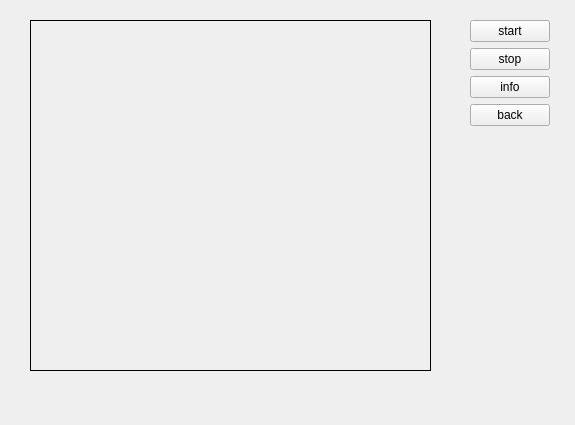
<?xml version="1.0" encoding="UTF-8"?>
<ui version="4.0">
 <class>backupview</class>
 <widget class="QWidget" name="backupview">
  <property name="geometry">
   <rect>
    <x>0</x>
    <y>0</y>
    <width>575</width>
    <height>425</height>
   </rect>
  </property>
  <property name="windowTitle">
   <string>Form</string>
  </property>
  <widget class="QLabel" name="image_label">
   <property name="geometry">
    <rect>
     <x>30</x>
     <y>20</y>
     <width>401</width>
     <height>351</height>
    </rect>
   </property>
   <property name="styleSheet">
    <string notr="true"/>
   </property>
   <property name="frameShape">
    <enum>QFrame::Box</enum>
   </property>
   <property name="text">
    <string/>
   </property>
  </widget>
  <widget class="QWidget" name="layoutWidget">
   <property name="geometry">
    <rect>
     <x>470</x>
     <y>20</y>
     <width>97</width>
     <height>351</height>
    </rect>
   </property>
   <layout class="QFormLayout" name="formLayout">
    <item row="0" column="0">
     <widget class="QPushButton" name="btn_start">
      <property name="text">
       <string>start</string>
      </property>
     </widget>
    </item>
    <item row="1" column="0">
     <widget class="QPushButton" name="btn_stop">
      <property name="text">
       <string>stop</string>
      </property>
     </widget>
    </item>
    <item row="2" column="0">
     <widget class="QPushButton" name="btn_info">
      <property name="text">
       <string>info</string>
      </property>
     </widget>
    </item>
    <item row="3" column="0">
     <widget class="QPushButton" name="btn_back">
      <property name="text">
       <string>back</string>
      </property>
     </widget>
    </item>
   </layout>
  </widget>
 </widget>
 <resources/>
 <connections/>
</ui>
